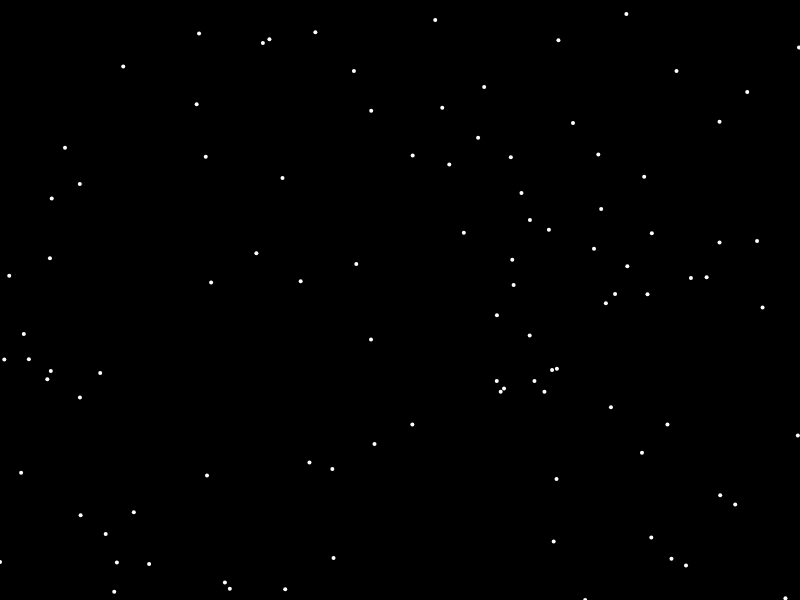
Frame 1 (no input)
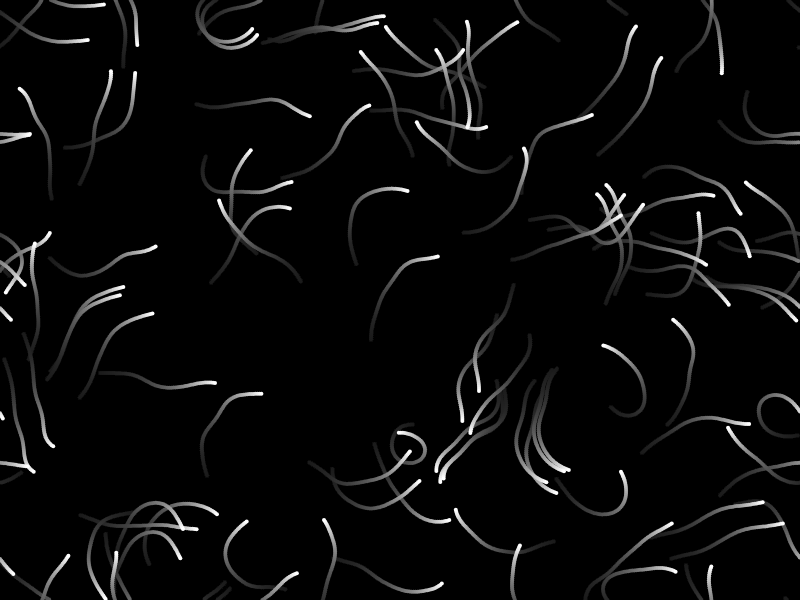
Frame 60 (no input)
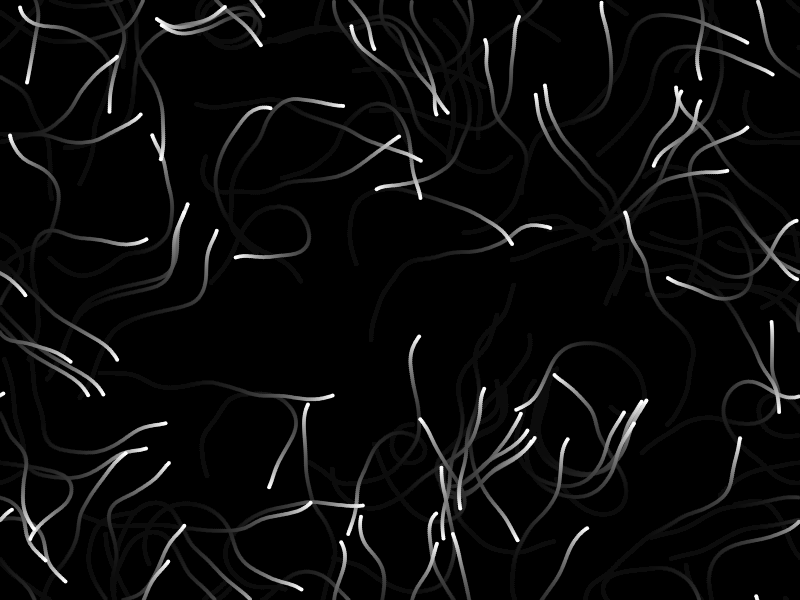
Frame 120 (the mouse pressed at the canvas centre since frame 60)

The p5.js sketch that drew these frames (run headless with seeded random() and noise() and a simulated clock; from frame 60 on, the mouse is pressed at the canvas centre):

// p5.js sketch
// ── sketch.js
const cellSize = 40;
const flowField = [];
const flowParticles = [];

function setup() {
  createCanvas(800, 600);
  // create flow field
  for (let y = 0; y < height; y += cellSize) {
    for (let x = 0; x < width; x += cellSize) {
      // make object and push into flowField array
      flowField.push(new FlowCell(x, y));
    }
  }
  for (let i = 0; i < 100; i++) {
    flowParticles.push(new FlowParticle(random(width), random(height)));
  }
  background(0, 0, 0);
  // frameRate(5)
}

function draw() {
  // document.getElementById("frame_rate").innerHTML = "framerate = " + frameRate();
  background(0, 0, 0, 10);
  // loop through our flow field array...
  for (let i = 0; i < flowField.length; i++) {
    let fc = flowField[i];
    fc.update();
    fc.influenceParticle(flowParticles);
    // fc.draw();
  }
  for (let j = 0; j < flowParticles.length; j++) {
    flowParticles[j].update();
    flowParticles[j].draw();
  }
}

// ── flow-cell.js
// flow field cell object
class FlowCell {
  constructor(x, y) {
    this.x = x;
    this.y = y;
    this.noiseChange = 0.001;
    this.noiseValue = 0;
    this.directionVector = createVector(x + cellSize / 2, y + cellSize / 2);
    this.vectorAngle = 0;
    this.w = cellSize;
    this.vectorStrength = 0.1;
  }

  // just so we can see it
  draw() {
    fill(255 * this.noiseValue);
    noStroke();
    square(this.x, this.y, cellSize);
    push();
    translate(this.x + cellSize / 2, this.y + cellSize / 2);
    stroke(255);
    line(0, 0, this.directionVector.x, this.directionVector.y);
    pop();
  }

  // we will update the object here!
  update() {
    this.noiseValue = noise(this.x * 0.01, this.y * 0.01, this.noiseChange);
    this.noiseChange += 0.01;
    this.vectorAngle = this.noiseValue * TWO_PI * 2;
    this.directionVector.setHeading(this.vectorAngle);
    this.directionVector.limit(cellSize / 2);
  }

  influenceParticle(particles) {
    for (let i = 0; i < particles.length; i++) {
      let p = particles[i];
      if (p.x >= this.x && p.x <= this.x + this.w) {
        if (p.y >= this.y && p.y < this.y + this.w) {
          let returnV = this.directionVector.copy();
          // p.setInfluenceVector(returnV.mult(this.noiseValue/2));
          p.setInfluenceVector(returnV.mult(this.vectorStrength));
        }
      }
    }
  }
}

// ── flow-particle.js
class FlowParticle {
  constructor(x, y) {
    this.x = x;
    this.y = y;
    this.v = createVector(x, y);
    this.influenceVector = createVector(0,0);
  }

  draw() {
    fill("white");
    noStroke();
    circle(this.v.x, this.v.y, 4);
  }

  setInfluenceVector(v) {
    this.influenceVector = v;
  }
  
  update() {
    this.v.add(this.influenceVector);
    if(this.v.x > width) {
      this.v.x = 0;
    }
    if(this.v.y > height) {
      this.v.y = 0;
    }
    if(this.v.x < 0) {
      this.v.x = width;
    }
    if(this.v.y < 0) {
      this.v.y = height;
    }
  }
}

// ── style.css
html, body {
  margin: 0;
  padding: 0;
  background-color: "black";
}
canvas {
  display: block;
  margin-left: auto;
  margin-right: auto;
  background-color: "black";
  border: 2px solid "red";

}
